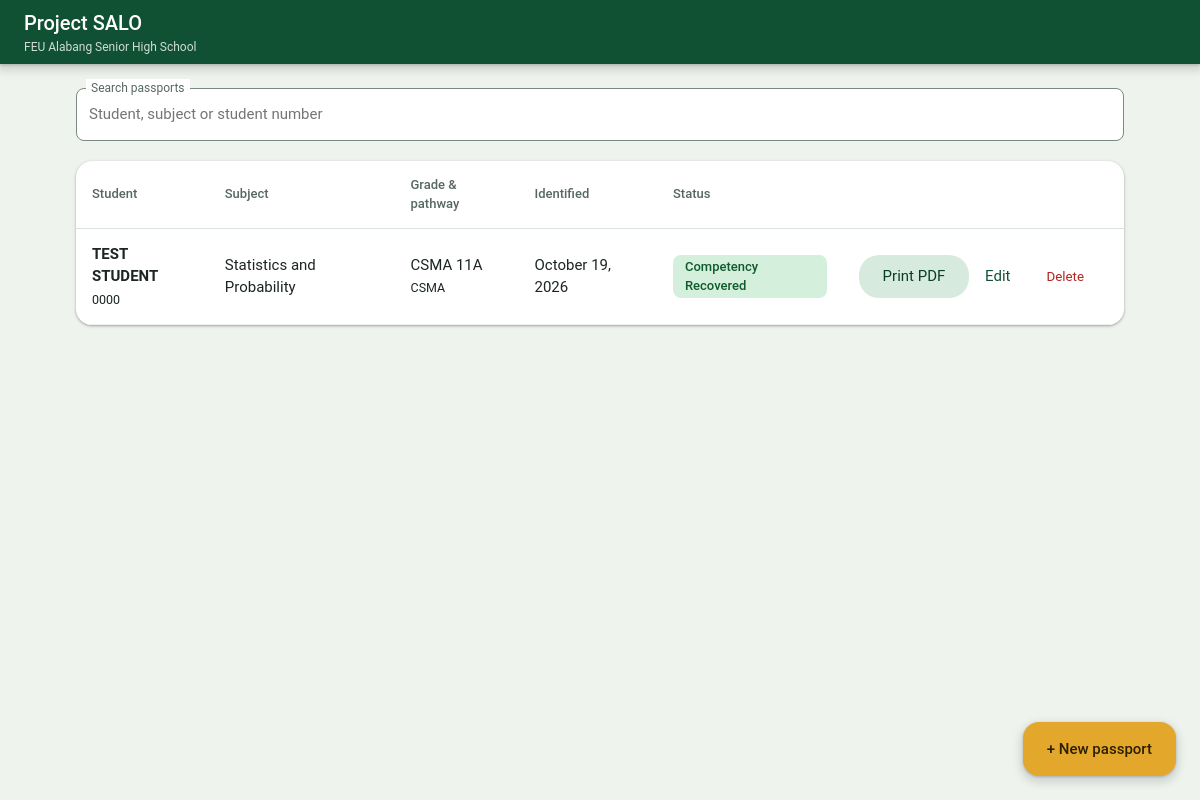
The page / on the database its author committed.
### tables this page shows
CREATE TABLE passports (
    id INTEGER PRIMARY KEY, student_id INTEGER NOT NULL REFERENCES students(id),
    grade_section TEXT, pathway TEXT, adviser TEXT, semester TEXT, subject TEXT,
    subject_teacher TEXT, date_identified TEXT, referral_reason TEXT,
    melc TEXT, gap TEXT, target TEXT,
    b_type TEXT, b_date TEXT, b_score REAL, b_total REAL, b_remarks TEXT,
    f_type TEXT, f_date TEXT, f_score REAL, f_total REAL, f_remarks TEXT,
    decision TEXT, teacher_remarks TEXT,
    created_at TEXT, updated_at TEXT);

CREATE TABLE students (
    id INTEGER PRIMARY KEY, student_no TEXT UNIQUE NOT NULL, name TEXT NOT NULL);

### app.py (the view)
@app.route("/")
def landing():
    rows = db().execute(
        "SELECT p.id, p.subject, p.grade_section, p.pathway, p.date_identified, p.decision, "
        "p.updated_at, s.name, s.student_no FROM passports p JOIN students s ON s.id=p.student_id "
        "ORDER BY p.updated_at DESC").fetchall()
    return render_template("index.html", rows=rows, decisions=DECISIONS)

### app.py (called while the page is built)
def db():
    if "db" not in g:
        g.db = sqlite3.connect(DB_PATH)
        g.db.row_factory = sqlite3.Row
        g.db.execute("PRAGMA foreign_keys = ON")
    return g.db

@app.template_filter("fdate")
def fdate(v):
    try:
        return datetime.strptime(v, "%Y-%m-%d").strftime("%B %d, %Y").replace(" 0", " ")
    except (TypeError, ValueError):
        return v or ""

### templates/index.html (shortened to what this page needs)
<!doctype html><html lang="en"><head><meta charset="utf-8"><meta name="viewport" content="width=device-width,initial-scale=1">
<title>Learning Recovery Passports · Project SALO 360°</title><link rel="stylesheet" href="{{ url_for('static', filename='style.css') }}"></head><body>
<header class="bar"><h1>Project SALO<small>FEU Alabang Senior High School</small></h1></header>
<main>
<div class="toolbar">
  <label class="field"><input id="q" type="search" placeholder="Student, subject or student number"><span>Search passports</span></label>
</div>
<div class="card">
{% if rows %}
<table class="list"><thead><tr><th>Student</th><th>Subject</th><th>Grade &amp; pathway</th><th>Identified</th><th>Status</th><th></th></tr></thead><tbody id="rows">
{% for r in rows %}
<tr data-id="{{ r.id }}" data-s="{{ (r.name ~ ' ' ~ r.student_no ~ ' ' ~ (r.subject or ''))|lower }}">
 <td><b>{{ r.name }}</b><br><small>{{ r.student_no }}</small></td><td>{{ r.subject or '—' }}</td>
 <td>{{ r.grade_section or '—' }}<br><small>{{ r.pathway or '' }}</small></td><td>{{ r.date_identified|fdate or '—' }}</td>
 <td>{% if r.decision %}<span class="chip lv-{{ 'proficient' if r.decision=='recovered' else 'developing' }}">{{ decisions[r.decision] }}</span>{% else %}<span class="chip">In progress</span>{% endif %}</td>
 <td class="acts"><a class="btn tonal" target="_blank" href="{{ url_for('print_passport', pid=r.id) }}?auto=1">Print PDF</a>
 <a class="btn text" href="{{ url_for('edit_passport', pid=r.id) }}">Edit</a><button class="btn danger" data-del>Delete</button></td></tr>
{% endfor %}</tbody></table>
{% else %}<div class="empty"><h2>No passports yet</h2><p>Create the first Learning Recovery Passport to start tracking a student's progress.</p></div>{% endif %}
</div></main>
<a class="fab" href="{{ url_for('new_passport') }}">+ New passport</a><div id="snack"></div>
</body></html>

### static/style.css (style rules this page uses)
:root { --p:#0f5132;--p2:#0b3d26;--pc:#d6ebdd;--acc:#e3a82b;--bg:#eef3ee;--sf:#fff;--tx:#1b2620;--mu:#566860;--ol:#7a8a82;--er:#b3261e; --e1:0 1px 2px rgba(0,0,0,.2),0 1px 3px 1px rgba(0,0,0,.1);--e3:0 4px 8px 3px rgba(0,0,0,.12),0 1px 3px rgba(0,0,0,.2) }
* { box-sizing:border-box }
body { margin:0;background:var(--bg);color:var(--tx);font:15px/1.5 Roboto,"Segoe UI",system-ui,sans-serif }
.bar { position:sticky;top:0;z-index:5;background:var(--p);color:#fff;display:flex;align-items:center;gap:16px;padding:0 24px;height:64px;box-shadow:var(--e3) }
.bar h1 { font-size:20px;font-weight:500;margin:0;flex:1 }
.bar small { display:block;font-size:12px;opacity:.8;font-weight:400 }
main { max-width:1080px;margin:24px auto 96px;padding:0 16px }
.card { background:var(--sf);border-radius:16px;box-shadow:var(--e1);margin-bottom:20px;overflow:hidden }
.field { position:relative;display:block }
.field input,.field select,.field textarea { width:100%;font:inherit;color:inherit;background:#fff;border:1px solid var(--ol);border-radius:8px;padding:14px 12px;outline:0;transition:border .15s }
.field>span { position:absolute;top:-9px;left:10px;background:#fff;padding:0 5px;font-size:12px;color:var(--mu) }
.chip { display:inline-block;border-radius:8px;padding:2px 12px;font-size:13px;font-weight:500;background:#e5e8e6;color:var(--mu) }
.lv-proficient { background:#d4efdc;color:#0e5a2b }
.btn { font:500 14px inherit;font-family:inherit;border:0;border-radius:20px;padding:10px 24px;cursor:pointer;background:var(--p);color:#fff;text-decoration:none;display:inline-flex;gap:8px;align-items:center;transition:box-shadow .15s }
.btn.tonal { background:var(--pc);color:var(--p2) }
.btn.text { background:transparent;color:var(--p);padding:10px 12px }
.btn.danger { background:transparent;color:var(--er) }
.toolbar { display:flex;gap:16px;align-items:center;margin-bottom:20px;flex-wrap:wrap }
.toolbar .field { flex:1;min-width:240px }
table.list { width:100%;border-collapse:collapse }
.list th { text-align:left;color:var(--mu);font-weight:500;font-size:13px;padding:14px 16px;border-bottom:1px solid #dbe3dd }
.list td { padding:14px 16px;border-bottom:1px solid #edf1ee;vertical-align:middle }
.list .acts { white-space:nowrap;text-align:right }
.fab { position:fixed;right:24px;bottom:24px;background:var(--acc);color:#2b1f00;border-radius:16px;padding:16px 24px;box-shadow:var(--e3);font-weight:500;text-decoration:none;z-index:4 }

### rows shown on the page
passports: name "TEST STUDENT", student_no "0000", subject "Statistics and Probability", grade_section "CSMA 11A", pathway "CSMA", date_identified|fdate "October 19, 2026", decision "Competency Recovered"
